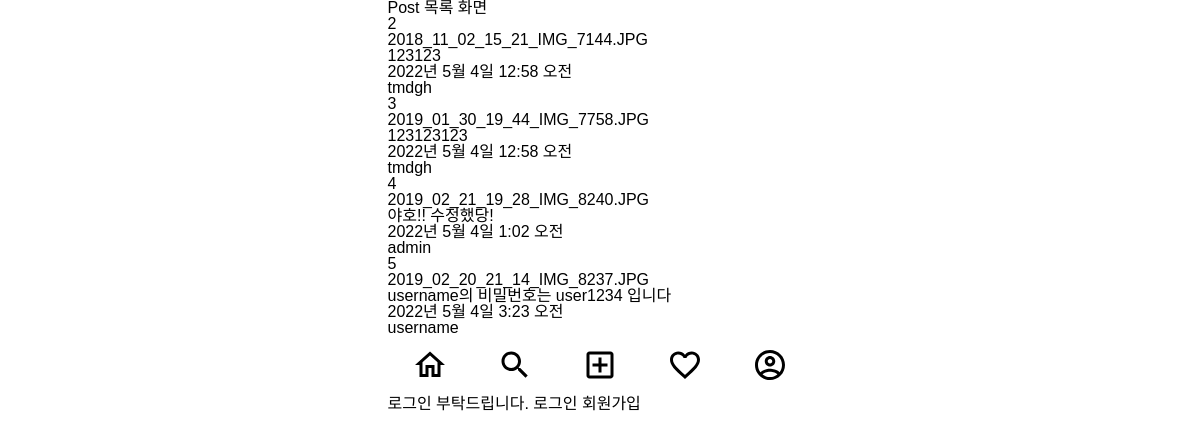
/posts/, run on an earlier commit of the app's database.
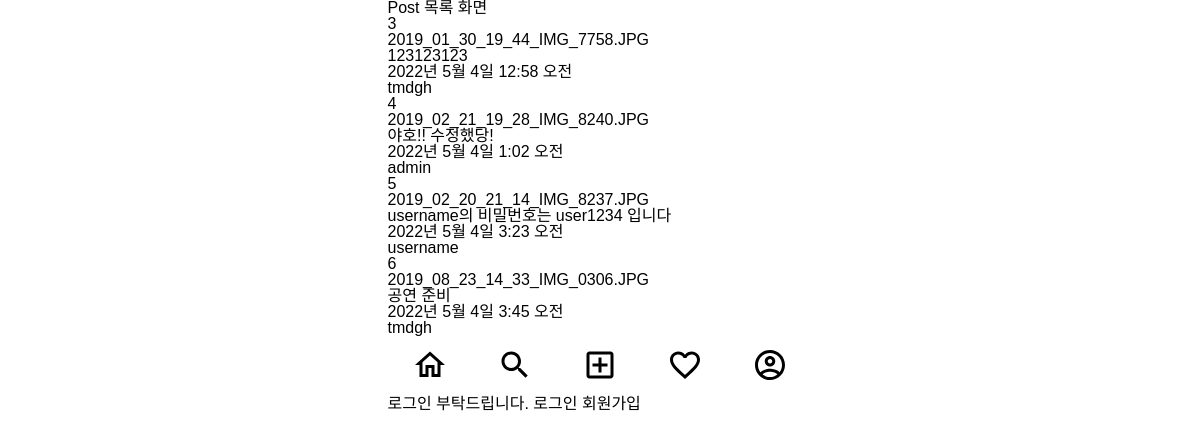
And on a later commit of the database.
### posts/models.py (models this page shows)
class Post(models.Model) :
    image = models.ImageField(verbose_name='이미지', null=True, blank=True)
    content = models.TextField(verbose_name= '내용')
    created_at = models.DateTimeField(verbose_name= '작성일', auto_now_add=True)
    view_count = models.IntegerField(verbose_name= '조회수', default=0)
    writer = models.ForeignKey(to=User, on_delete=models.CASCADE, null=True, blank=True)

### users/models.py (models this page shows)
class User(AbstractUser):
    phone = models.CharField(verbose_name='전화번호',max_length=11)
    object = UserManager() #유저와 유저매니저를 연결시켜준다, 클래스만 만들어놓으면 전혀 다른애가 되기 때문이다.

### posts/views.py (the view)
# urls.py: path('',post_list_view, name='post-list'),
def post_list_view(request) :
    post_list = Post.objects.all() #Post 전체 데이터 조회
    context = {
        'post_list': post_list,
    }
    return render(request, 'posts/post_list.html',context)

### templates/posts/post_list.html (shortened to what this page needs)
{% extends 'base.html' %}
{% block content %}
<h1>Post 목록 화면</h1>
{% for post in post_list %}
    <div>
        {{post.id}}<br/>
        {{post.image}}<br/>
        {{post.content}}<br/>
        {{post.created_at}}<br/>
        {{post.writer}}<br/>
    </div>
{% endfor %}
{% endblock %}

### templates/base.html (shortened to what this page needs)
{% load static %}
<!DOCTYPE html>
<html lang="ko">
<head>
    <link rel="stylesheet" href="{% static 'css/reset.css' %}">
    <link rel="stylesheet" href="{% static 'css/index.css' %}">
</head>
<body class="container">
    <div>
        {% block content %}
        {% endblock %}
    </div>
    <div>
        <nav>
            <ul class="bottom-menu-group">
                <li>
                    <a href="{% url 'index' %}">
                        <img src="{% static 'icons/home_outlined_black_36dp.svg' %}" alt="홈">
                    </a>
                </li>
                <li>
                    <img src="{% static 'icons/search_outlined_black_36dp.svg' %}" alt="검색"/>
                </li>
                <li>
                    <a href="{% url 'posts:post-create' %}">
                        <img src="{% static 'icons/add_box_outlined_black_36dp.svg' %}" alt="글쓰기"/>
                    </a>
                </li>
                <li>
                    <img src="{% static 'icons/favorite_outlined_black_36dp.svg' %}" alt="좋아요"/>
                </li>
                <li>
                    <img src="{% static 'icons/account_circle_outlined_black_36dp.svg' %}" alt="프로필"/>
                </li>
            </ul>
        </nav>
    </div>
    {% if request.user.is_authenticated %}
        <div>
            {{ user.username }}님 환영합니다.
            <a href="{% url 'accounts:logout' %}">로그아웃</a>
        </div>
    {% else %}
        <div>
            로그인 부탁드립니다.
            <a href="{% url 'accounts:login' %}">로그인</a>
            <a href="{% url 'accounts:signup' %}">회원가입</a>
        </div>
    {% endif %}
</body>
</html>

### static/css/index.css (style rules this page uses)
.container { display: flex; flex-direction: column; max-width: 425px; }
body { font-family: 'Noto Sans KR', sans-serif; margin: 0 auto 60px auto; }
.bottom-menu-group { display: flex; height: 60px; align-items: center; justify-content: space-around; background-color: #FFFFFF; }

What changed in the data, as far as the page shows it:
removed Post: id "2", image "2018_11_02_15_21_IMG_7144.JPG", content "123123", created_at "2022년 5월 4일 12:58 오전", writer "tmdgh"
added Post: id "6", image "2019_08_23_14_33_IMG_0306.JPG", content "공연 준비", created_at "2022년 5월 4일 3:45 오전", writer "tmdgh"
